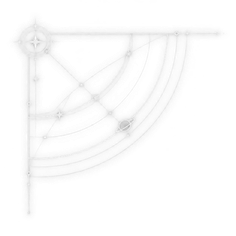
#> input picture AetherFrame/Assets/Components/CelestialDream/CornerOrnaments/AstrolabePivot.png, 236 x 236 px, shrunk from 512 x 512 before the run; its folder holds only this picture in this run
$ python measure_coverage.py
#> lines starting #> are read from the running program, lines starting #| are printed output that depends on the picture
"""Measures where each Corner Ornament's artwork is actually drawn, and writes
AetherFrame/Domain/Components/ArtCoverageData.g.cs.

A Corner Ornament's artwork sits in a large square box, most of which is transparent (the inner
quadrant, which lies over the Plate's content, is clear in every one). The editors' canvas
selection (issue #115) hit tests the drawing, not the box: a click on a clear part of the box goes
to what is underneath.

Each artwork is cut into a GRID x GRID grid over its whole image. A cell is covered when any pixel
in it has alpha >= ALPHA; covered cells then grow by GROW cells in every direction, so a click on
the very edge of a fine stroke still counts. Each row is written as a 32-bit mask, bit x for
column x (0 = the image's left edge as stored, before any mirroring or rotation the placement
applies). This reads the runtime PNGs and changes none of them.

Usage: python tools/art/measure_coverage.py   (from the repository root; Pillow only)
"""
import glob
import os

from PIL import Image

ROOT = os.path.join("AetherFrame", "Assets")
OUT = os.path.join("AetherFrame", "Domain", "Components", "ArtCoverageData.g.cs")
PATTERNS = (
    os.path.join(ROOT, "Components", "*", "*_CornerOrnament.png"),
    os.path.join(ROOT, "Components", "CelestialDream", "CornerOrnaments", "*.png"),
)

GRID = 32
ALPHA = 32
GROW = 1


def measure(path):
    alpha = Image.open(path).convert("RGBA").getchannel("A")
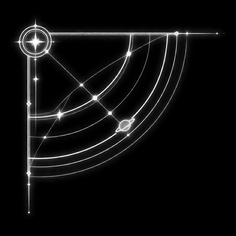
#> alpha: PIL image 236x236 L; min 0, max 255, mean 13.8
    width, height = alpha.size
#> width = 236; height = 236
    covered = [[False] * GRID for _ in range(GRID)]
    for row in range(GRID):
        top, bottom = row * height // GRID, (row + 1) * height // GRID
        for column in range(GRID):
            left, right = column * width // GRID, (column + 1) * width // GRID
            if alpha.crop((left, top, right, bottom)).getextrema()[1] >= ALPHA:
                covered[row][column] = True

    grown = [[False] * GRID for _ in range(GRID)]
    for row in range(GRID):
        for column in range(GRID):
            if covered[row][column]:
                for y in range(max(0, row - GROW), min(GRID, row + GROW + 1)):
                    for x in range(max(0, column - GROW), min(GRID, column + GROW + 1)):
                        grown[y][x] = True

    return [sum(1 << x for x in range(GRID) if grown[y][x]) for y in range(GRID)]


def main():
    paths = sorted({p for pattern in PATTERNS for p in glob.glob(pattern)})
    if not paths:
        raise SystemExit("No Corner Ornament artwork found: run from the repository root.")

    lines = [
        "// <auto-generated>",
        "// Written by tools/art/measure_coverage.py from the artwork's pixels: where each Corner Ornament's",
        "// drawing is, as a coarse grid (ArtCoverage). Edit the script and run it again rather than editing this file.",
        "// </auto-generated>",
        "",
        "using System;",
        "using System.Collections.Generic;",
        "",
        "namespace AetherFrame.Domain.Components;",
        "",
        "internal static class ArtCoverageData",
        "{",
        "    /// <summary>Each Corner Ornament artwork's coverage, by its asset path (<see cref=\"BuiltInArtAsset.AssetPath\"/>).</summary>",
        "    internal static readonly IReadOnlyDictionary<string, ArtCoverage> ByAssetPath =",
        "        new Dictionary<string, ArtCoverage>(StringComparer.Ordinal)",
        "        {",
    ]
    for path in paths:
        asset_path = os.path.relpath(path, ROOT).replace(os.sep, "/")
        rows = measure(path)
        lines.append(f"            [\"{asset_path}\"] = new(")
        lines.append("            [")
        for start in range(0, GRID, 8):
            lines.append("                " + ", ".join(f"0x{rows[i]:08X}u" for i in range(start, start + 8)) + ",")
        lines.append("            ]),")
#> pass 2 of the loop in main, `for path in paths:`:
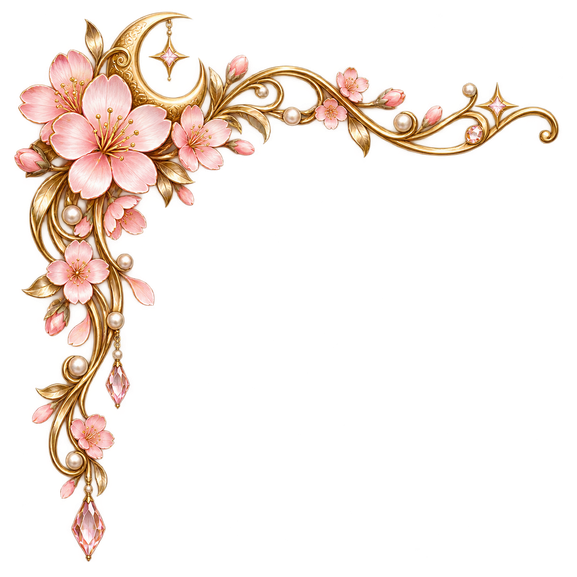
#> input picture AetherFrame/Assets/Components/CelestialSakura/CelestialSakura_CornerOrnament.png, 577 x 577 px, shrunk from 1254 x 1254 before the run
#> in measure (call 2), `alpha = Image.open(path).convert("RGBA").getchannel("A")`:
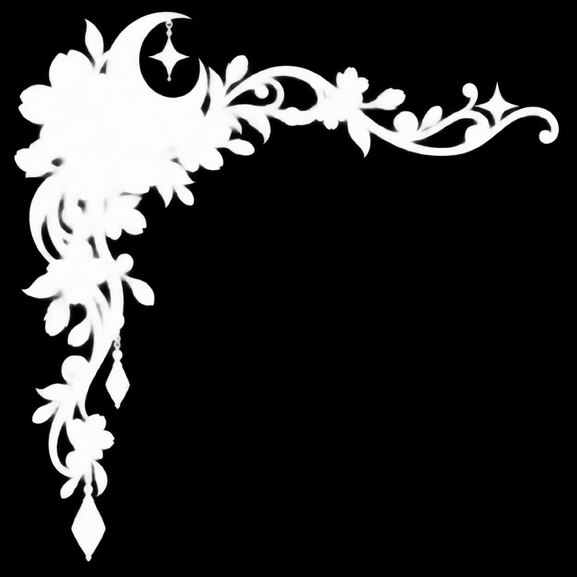
#> alpha: PIL image 577x577 L; min 0, max 255, mean 43.9

    lines += ["        };", "}", ""]
    with open(OUT, "w", newline="\n", encoding="utf-8") as output:
        output.write("\n".join(lines))
    print(f"Wrote {OUT}: {len(paths)} artworks.")


if __name__ == "__main__":
    main()
